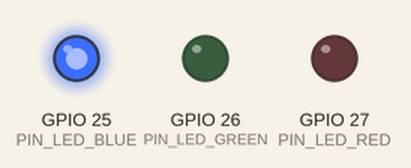
This sketch was run on a simulated ESP32. Parts: output pins drawn as LEDs (lit = HIGH).

Above: at 0.1 s.
At 0.5 s:
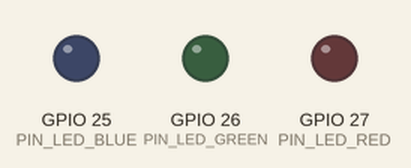
Timing chart, 0 to 2.0 s (numbered marks = the images above):
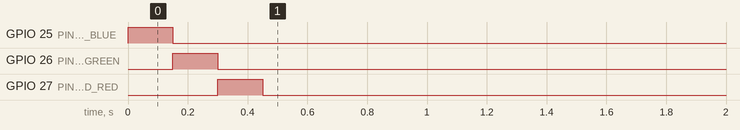

The sketch:

esp32_led_control.ino
```cpp
/*
 * Project: ESP32 Real-Time Object Detection System Using YOLO and USB Serial
 * Course: Microprocessor Systems / Machine Learning (Activity 4)
 * Target: ESP32 Development Board
 *
 * Hardware Pins (Active HIGH):
 *   - GPIO 25 -> 220 ohm resistor -> Blue LED  -> GND  ('P' = Person)
 *   - GPIO 26 -> 220 ohm resistor -> Green LED -> GND  ('B' = Bottle)
 *   - GPIO 27 -> 220 ohm resistor -> Red LED   -> GND  ('C' = Cell phone)
 *
 * Serial Protocol Contract:
 *   - Baud Rate: 115200
 *   - Format: 1 ASCII byte per message (Python -> ESP32)
 *   - Commands:
 *       'P' : Turn on Blue LED (Person), all other LEDs off
 *       'B' : Turn on Green LED (Bottle), all other LEDs off
 *       'C' : Turn on Red LED (Cell phone), all other LEDs off
 *       'N' : Turn all LEDs off (No object)
 *       Others: Ignored (e.g. \r, \n)
 */

// Pin Definitions according to README Contract
const int PIN_LED_BLUE  = 25;  // Person ('P')
const int PIN_LED_GREEN = 26;  // Bottle ('B')
const int PIN_LED_RED   = 27;  // Cell phone ('C')

// Turn off all LEDs
void turnAllOff() {
  digitalWrite(PIN_LED_BLUE, LOW);
  digitalWrite(PIN_LED_GREEN, LOW);
  digitalWrite(PIN_LED_RED, LOW);
}

// Quick visual self-test on boot to verify LED wiring
void runSelfTest() {
  turnAllOff();

  digitalWrite(PIN_LED_BLUE, HIGH);
  delay(150);
  digitalWrite(PIN_LED_BLUE, LOW);

  digitalWrite(PIN_LED_GREEN, HIGH);
  delay(150);
  digitalWrite(PIN_LED_GREEN, LOW);

  digitalWrite(PIN_LED_RED, HIGH);
  delay(150);
  digitalWrite(PIN_LED_RED, LOW);
}

void setup() {
  // Initialize USB Serial communication at 115200 baud
  Serial.begin(115200);

  // Configure GPIO pins as outputs
  pinMode(PIN_LED_BLUE, OUTPUT);
  pinMode(PIN_LED_GREEN, OUTPUT);
  pinMode(PIN_LED_RED, OUTPUT);

  // Initial state: all LEDs off
  turnAllOff();

  // Run hardware verification self-test (completes in ~450ms)
  runSelfTest();
}

void loop() {
  // Check if serial data has arrived from Python or Serial Monitor
  if (Serial.available() > 0) {
    char command = Serial.read();

    switch (command) {
      case 'P':
        // Person detected -> Blue LED ON
        turnAllOff();
        digitalWrite(PIN_LED_BLUE, HIGH);
        break;

      case 'B':
        // Bottle detected -> Green LED ON
        turnAllOff();
        digitalWrite(PIN_LED_GREEN, HIGH);
        break;

      case 'C':
        // Cell phone detected -> Red LED ON
        turnAllOff();
        digitalWrite(PIN_LED_RED, HIGH);
        break;

      case 'N':
        // Nothing detected -> All LEDs OFF
        turnAllOff();
        break;

      default:
        // Ignore whitespace, newlines, carriage returns, or other characters
        break;
    }
  }
}
```
